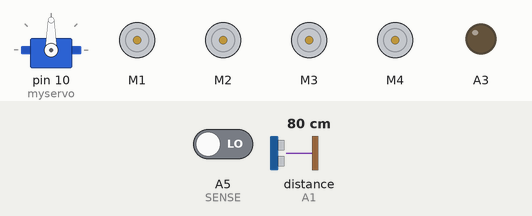
Simulated run of this sketch. Board: Arduino Uno, built with avr-gcc and run on an emulated ATmega328P. Parts: servo, 4 × DC motor (green arrow = forward, orange = backward, longer = faster), output pins drawn as LEDs (lit = HIGH). Dashed ring = blinking. The inputs (shaded band) are chosen by the test bench; at power-on: A5 (SENSE) LOW, distance to the obstacle (sensor on A1) 80 cm. The echo pulse lasts 58.3 µs per cm.

Above: at 3.9 s.
4.0 s: A5 (SENSE) driven HIGH
At 5.6 s:
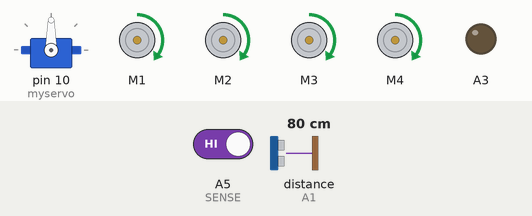
8.5 s: distance to the obstacle (sensor on A1) set to 17 cm
13.0 s: distance to the obstacle (sensor on A1) set to 13 cm
At 15.1 s:
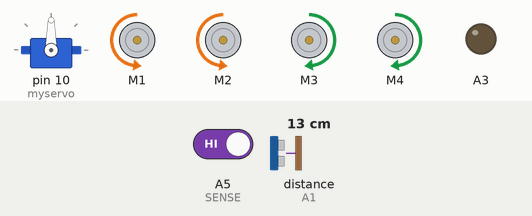
17.5 s: A5 (SENSE) driven LOW
At 20.4 s:
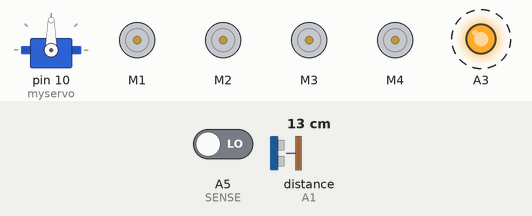
Timing chart, 0 to 26.5 s (numbered marks = the images above; inputs shaded):
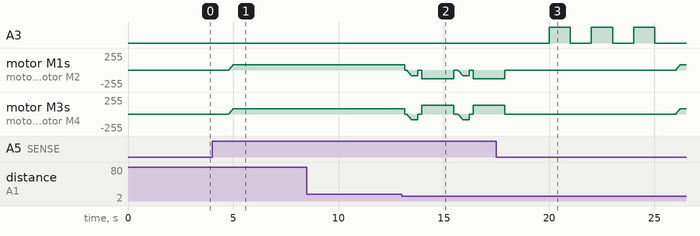

Measured:
- the behaviour switches between 16 and 15 cm on distance to the obstacle (sensor on A1) (found by bisection; images 1 and 2)
- after the input at 4.0 s, A3: stops changing and stays LOW; motor M1–4: moves from stopped to forward 78/255 over 0.20 s, starting after 0.79 s
- after the input at 8.5 s, every drawn part: stays the same
- after the input at 17.5 s, A3: alternates HIGH for 1.0 s and LOW for 1.0 s, starting after 2.5 s

The sketch:

visual_monitering_code.ino
```cpp
//ARDUINO OBSTACLE AVOIDING CAR//
// Before uploading the code you have to install the necessary library//
//AFMotor Library https://learn.adafruit.com/adafruit-motor-shield/library-install //
//NewPing Library https://github.com/livetronic/Arduino-NewPing//
//Servo Library https://github.com/arduino-libraries/Servo.git //
// To Install the libraries go to sketch >> Include Library >> Add .ZIP File >> Select the Downloaded ZIP files From the Above links //


#include <AFMotor.h>
#include <NewPing.h>
#include <Servo.h>

#define TRIG_PIN A0
#define ECHO_PIN A1
#define MAX_DISTANCE 200
#define MAX_SPEED 80// sets speed of DC  motors
#define MAX_SPEED_OFFSET 20
#define SENSE A5

NewPing sonar(TRIG_PIN, ECHO_PIN, MAX_DISTANCE);

AF_DCMotor motor1(1, MOTOR12_1KHZ);
AF_DCMotor motor2(2, MOTOR12_1KHZ);
AF_DCMotor motor3(3, MOTOR34_1KHZ);
AF_DCMotor motor4(4, MOTOR34_1KHZ);
Servo myservo;

boolean goesForward=false;
int distance = 100;
int speedSet = 0;

void setup() {
  // eye blink
  pinMode(A3, OUTPUT);
  pinMode(SENSE, INPUT);//existing
  myservo.attach(10);
  myservo.write(90);
  delay(2000);
  distance = readPing();
  delay(100);
  distance = readPing();
  delay(100);
  distance = readPing();
  delay(100);
  distance = readPing();
  delay(100);
}

void loop() {
  //edit


  //eye blink
  if(digitalRead(SENSE))
{

 delay(40);// existing

 if(distance<=15)
 {
  moveStop();
  delay(100);
  moveBackward();
  delay(300);
  moveStop();
  delay(200);
  turnRight();
  moveStop();
  }
 else
 {
  moveForward();
 }
 distance = readPing();
}
else
{
  delay(40);
  delay (2000);
  if(digitalRead(SENSE))
  {

 delay(40);// existing

 if(distance<=15)
 {
  moveStop();
  delay(100);
  moveBackward();
  delay(300);
  moveStop();
  delay(200);
  turnRight();
  moveStop();
  }
 else
 {
  moveForward();
 }
 distance = readPing();
  }
  else
  {

    moveSttop();
     digitalWrite(A3, HIGH);  // turn the LED on (HIGH is the voltage level)
  delay(1000);                      // wait for a second
  digitalWrite(A3, LOW);   // turn the LED off by making the voltage LOW
  delay(1000);
  digitalWrite(A3, HIGH);  // turn the LED on (HIGH is the voltage level)
  delay(1000);                      // wait for a second
  digitalWrite(A3, LOW);   // turn the LED off by making the voltage LOW
  delay(1000);
   moveForward();
    }

}


}


int readPing() {
  delay(70);
  int cm = sonar.ping_cm();
  if(cm==0)
  {
    cm = 250;
  }
  return cm;
}

void moveStop() {
  motor1.run(RELEASE);
  motor2.run(RELEASE);
  motor3.run(RELEASE);
  motor4.run(RELEASE);

  }

  void moveSttop() {//new
  motor1.run(RELEASE);
  motor2.run(RELEASE);
  motor3.run(RELEASE);
  motor4.run(RELEASE);
  digitalWrite(A3, HIGH);  // turn the LED on (HIGH is the voltage level)
   delay(1000);                      // wait for a second
   digitalWrite(A3, LOW);   // turn the LED off by making the voltage LOW
   delay(1000);


  }

void moveForward() {

 if(!goesForward)
  {
    goesForward=true;
    motor1.run(FORWARD);
    motor2.run(FORWARD);
    motor3.run(FORWARD);
    motor4.run(FORWARD);
   for (speedSet = 0; speedSet < MAX_SPEED; speedSet +=2) // slowly bring the speed up to avoid loading down the batteries too quickly
   {

    motor1.setSpeed(speedSet);
    motor2.setSpeed(speedSet);
    motor3.setSpeed(speedSet);
    motor4.setSpeed(speedSet);
    delay(5);
    }
  }
}


void moveBackward() {
    goesForward=false;
    motor1.run(BACKWARD);
    motor2.run(BACKWARD);
    motor3.run(BACKWARD);
    motor4.run(BACKWARD);
  for (speedSet = 0; speedSet < 90 ; speedSet +=2) // slowly bring the speed up to avoid loading down the batteries too quickly
  {
    motor1.setSpeed(speedSet);
    motor2.setSpeed(speedSet);
    motor3.setSpeed(speedSet);
    motor4.setSpeed(speedSet);
    delay(5);
  }
}


void turnRight() {
  motor1.run(BACKWARD);
  motor2.run(BACKWARD);
  motor3.run(FORWARD);
  motor4.run(FORWARD);
  motor1.setSpeed(130);
  motor2.setSpeed(130);
  motor3.setSpeed(130);
  motor4.setSpeed(130);
  delay(1500);
  motor1.run(FORWARD);
  motor2.run(FORWARD);
  motor3.run(FORWARD);
  motor4.run(FORWARD);

}
```
